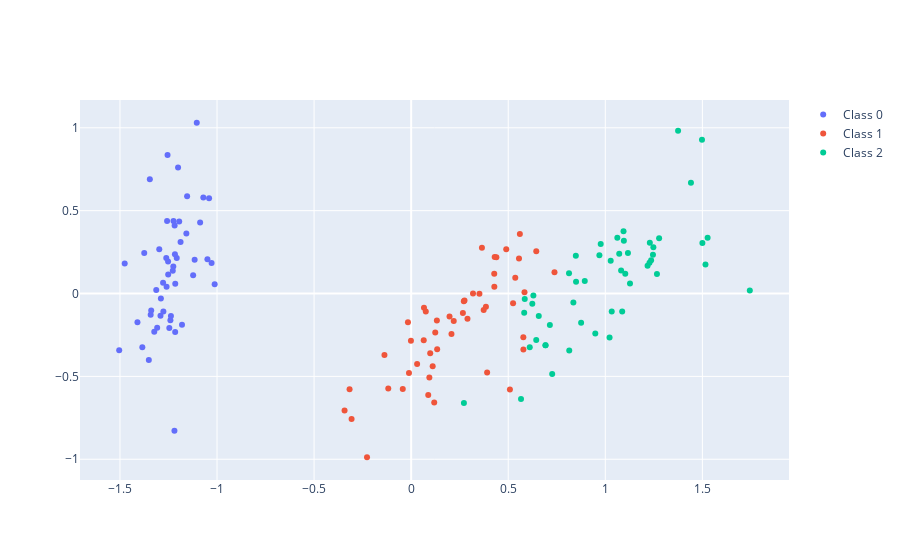

Source (notebook cell):
### Code cell
# visualize how well sklearn pca worked
fig = go.Figure()

for ci in np.unique(Y):
    fig.add_trace(
        go.Scatter(
            x=X_pca_sklearn[Y==ci, 0],
            y=X_pca_sklearn[Y==ci, 1],
            mode='markers',
            name=f'Class {ci}',
        )
    )

fig.show()
